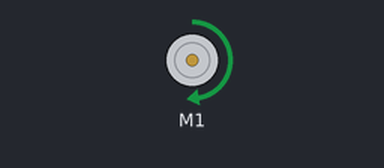
The program below on a simulated Raspberry Pi (BCM pin numbers) with an Explorer HAT. On the bench: DC motor (green arrow = forward, orange = backward, longer = faster). At 5.0 s the program stops and its outputs stay as they are.

Above: at 0.1 s.
At 4.1 s:
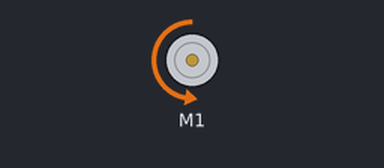
At 5.1 s:
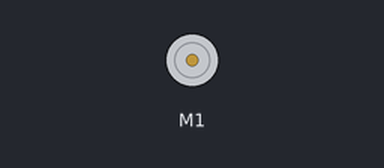
Timing chart, 0 to 6.5 s (numbered marks = the images above):
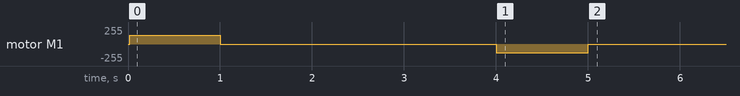

Measured:
- by itself, motor M1: stopped → forward 128/255 at 0.02 s, → stopped 0.98 s later, → backward 128/255 3.0 s later, → stopped 1.0 s later

The program:

motor-test.py
```python
import explorerhat, time

explorerhat.motor.one.forwards(50)
time.sleep(1)
explorerhat.motor.one.stop()

time.sleep(3)

explorerhat.motor.one.backwards(50)
time.sleep(1)
explorerhat.motor.one.stop()
```
